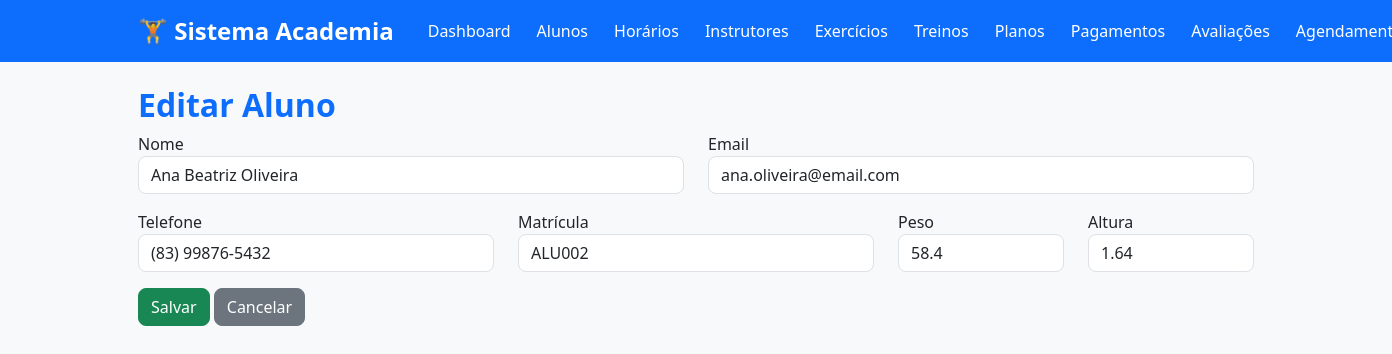
The app's page /alunos/editar/3 (signed in), older data.
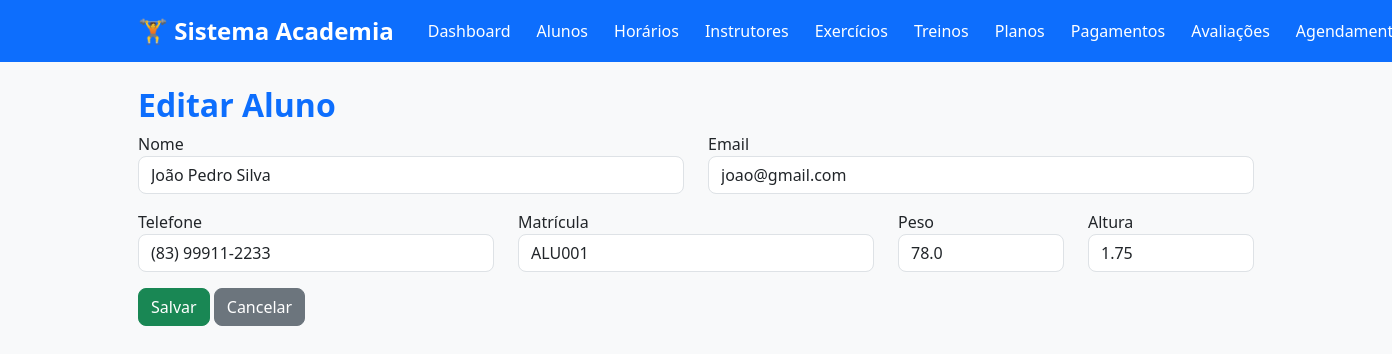
The same page, newer data.
### tables this page shows
CREATE TABLE alunos (
        id INTEGER PRIMARY KEY AUTOINCREMENT,
        nome TEXT NOT NULL,
        email TEXT NOT NULL UNIQUE,
        telefone TEXT,
        matricula TEXT NOT NULL UNIQUE,
        peso REAL,
        altura REAL
    );

### app.py (the view, shortened to what this page needs)
@app.route("/alunos/editar/<int:id>", methods=["GET", "POST"])
@login_required
def editar_aluno(id):
    aluno = database.buscar_aluno(id)
    return render_template(
        "alunos/form.html",
        aluno=aluno
    )

### app.py (called while the page is built)
def login_required(func):
    @wraps(func)
    def wrapper(*args, **kwargs):
        if "usuario" not in session:
            flash(
                "Faça login para acessar o sistema.",
                "warning"
            )
            return redirect(url_for("login"))
        return func(*args, **kwargs)
    return wrapper

### database.py (called while the page is built)
def conectar():
    conexao = sqlite3.connect(DB_PATH)
    conexao.row_factory = sqlite3.Row
    conexao.execute("PRAGMA foreign_keys = ON")
    return conexao

def executar(sql, parametros=(), fetch=False, fetchone=False):
    conexao = conectar()
    try:
        cursor = conexao.cursor()
        cursor.execute(sql, parametros)
        conexao.commit()
        if fetchone:
            return cursor.fetchone()
        if fetch:
            return cursor.fetchall()
        return True
    except sqlite3.Error as erro:
        print(f"Erro no banco de dados: {erro}")
        return None
    finally:
        conexao.close()

def buscar_aluno(id):
    sql = """
        SELECT *
        FROM alunos
        WHERE id = ?
    """
    return executar(sql, (id,), fetchone=True)

### templates/alunos/form.html
{% extends "base.html" %}
{% block conteudo %}
<h2>
{% if aluno %}
Editar Aluno
{% else %}
Novo Aluno
{% endif %}
</h2>
<form method="POST">
<div class="row">
<div class="col-md-6 mb-3">
<label>Nome</label>
<input
type="text"
name="nome"
class="form-control"
value="{{ aluno.nome if aluno else '' }}"
required>
</div>
<div class="col-md-6 mb-3">
<label>Email</label>
<input
type="email"
name="email"
class="form-control"
value="{{ aluno.email if aluno else '' }}"
required>
</div>
<div class="col-md-4 mb-3">
<label>Telefone</label>
<input
type="text"
name="telefone"
class="form-control"
value="{{ aluno.telefone if aluno else '' }}">
</div>
<div class="col-md-4 mb-3">
<label>Matrícula</label>
<input
type="text"
name="matricula"
class="form-control"
value="{{ aluno.matricula if aluno else '' }}"
required>
</div>
<div class="col-md-2 mb-3">
<label>Peso</label>
<input
type="number"
step="0.01"
name="peso"
class="form-control"
value="{{ aluno.peso if aluno else '' }}">
</div>
<div class="col-md-2 mb-3">
<label>Altura</label>
<input
type="number"
step="0.01"
name="altura"
class="form-control"
value="{{ aluno.altura if aluno else '' }}">
</div>
</div>
<button class="btn btn-success">
Salvar
</button>
<a
href="{{ url_for('listar_alunos') }}"
class="btn btn-secondary">
Cancelar
</a>
</form>
{% endblock %}

Row changes from the older to the newer data that the page shows:
changed alunos: nome "Ana Beatriz Oliveira" → "João Pedro Silva"; email "ana.oliveira@email.com" → "joao@gmail.com"; telefone "(83) 99876-5432" → "(83) 99911-2233"; matricula "ALU002" → "ALU001"; peso "58.4" → "78.0"; altura "1.64" → "1.75"
